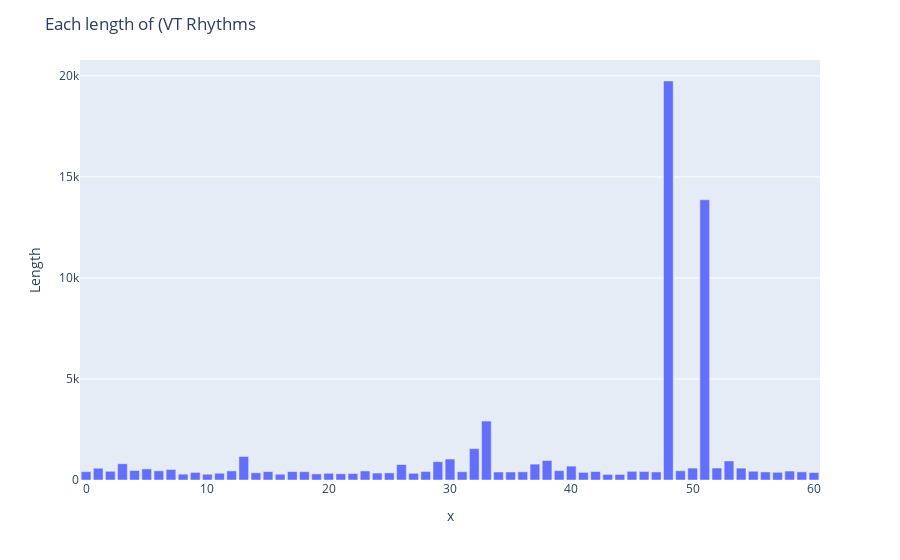

This figure's notebook cell:
### Markdown cell above
### (4) VT

### Code cell
print("Basic Statistics of (VT")
print("Num : ", len(rhythmLens_VT))
print("Mean : ", np.mean(rhythmLens_VT))
print("Var : ", np.var(rhythmLens_VT))
print("Std : ", np.std(rhythmLens_VT))
print("Max : " , np.max(rhythmLens_VT))
print("Min : ", np.min(rhythmLens_VT))
print("Median : ", np.median(rhythmLens_VT))
print("25 Percentile : ", np.percentile(rhythmLens_VT, 25))
print("75 Percentile : ", np.percentile(rhythmLens_VT, 75))

fig = px.bar(x=range(len(rhythmLens_VT)), y=rhythmLens_VT)
fig.update_layout(title="Each length of (VT Rhythms",
                 yaxis_title="Length",)
fig.show()

sns.distplot(rhythmLens_VT, fit=norm).set_title('Dist. of (VT')

### Figure 1 — Plotly figure (JSON) as saved in the notebook; plotly's stock layout.template omitted (floating-point values rounded to 4 significant figures)
{"data": [{"alignmentgroup": "True", "hovertemplate": "x=%{x}<br>y=%{y}<extra></extra>", "legendgroup": "", "marker": {"color": "#636efa"}, "name": "", "offsetgroup": "", "orientation": "v", "showlegend": false, "textposition": "auto", "type": "bar", "x": [0, 1, 2, 3, 4, 5, 6, 7, 8, 9, 10, 11, 12, 13, 14, 15, 16, 17, 18, 19, 20, 21, 22, 23, 24, 25, 26, 27, 28, 29, 30, 31, 32, 33, 34, 35, 36, 37, 38, 39, 40, 41, 42, 43, 44, 45, 46, 47, 48, 49, 50, 51, 52, 53, 54, 55, 56, 57, 58, 59, 60], "xaxis": "x", "y": [413, 583, 431, 806, 470, 549, 454, 522, 289, 374, 285, 335, 450, 1164, 359, 417, 285, 416, 413, 302, 332, 308, 320, 446, 343, 351, 767, 330, 418, 905, 1037, 410, 1552, 2916, 396, 397, 405, 786, 962, 462, 688, 377, 419, 276, 275, 429, 423, 398, 19745, 458, 588, 13867, 591, 941, 588, 433, 400, 381, 442, 403, 368], "yaxis": "y"}], "layout": {"barmode": "relative", "legend": {"tracegroupgap": 0}, "margin": {"t": 60}, "title": {"text": "Each length of (VT Rhythms"}, "xaxis": {"anchor": "y", "domain": [0, 1], "title": {"text": "x"}}, "yaxis": {"anchor": "x", "domain": [0, 1], "title": {"text": "Length"}}}}
